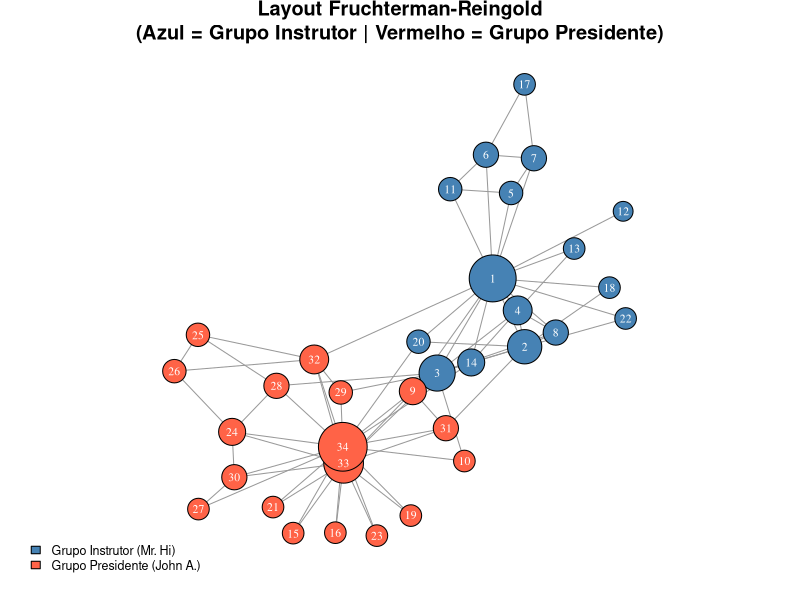
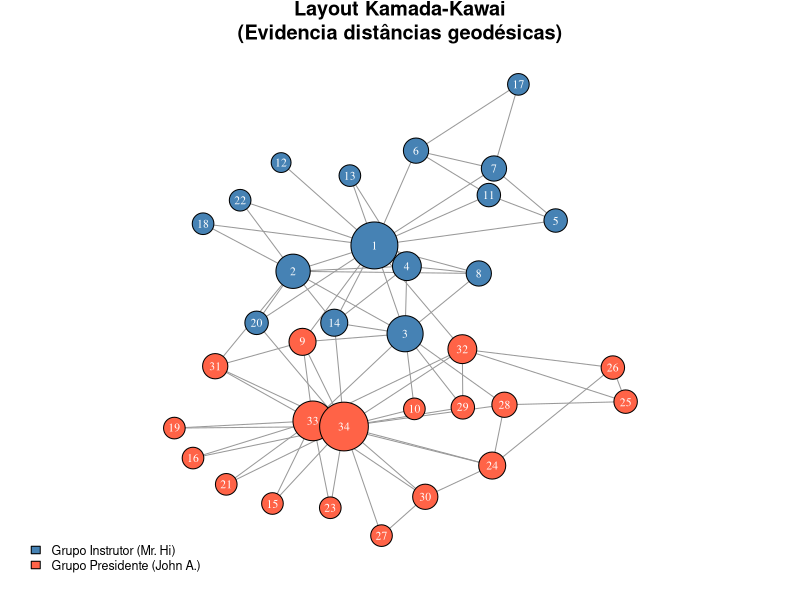
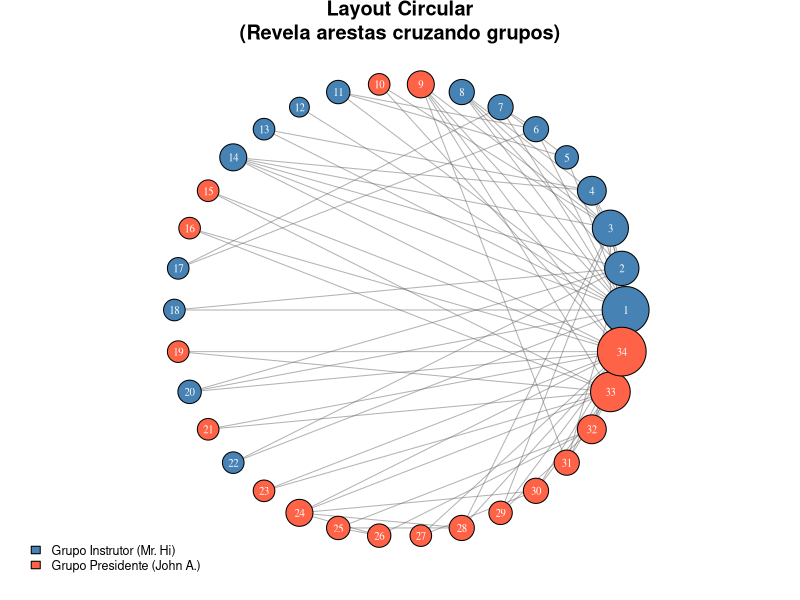
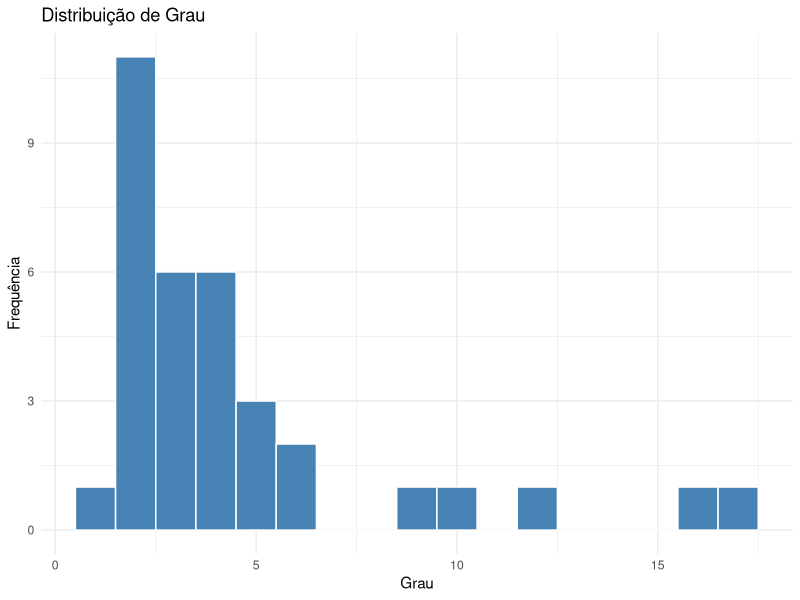
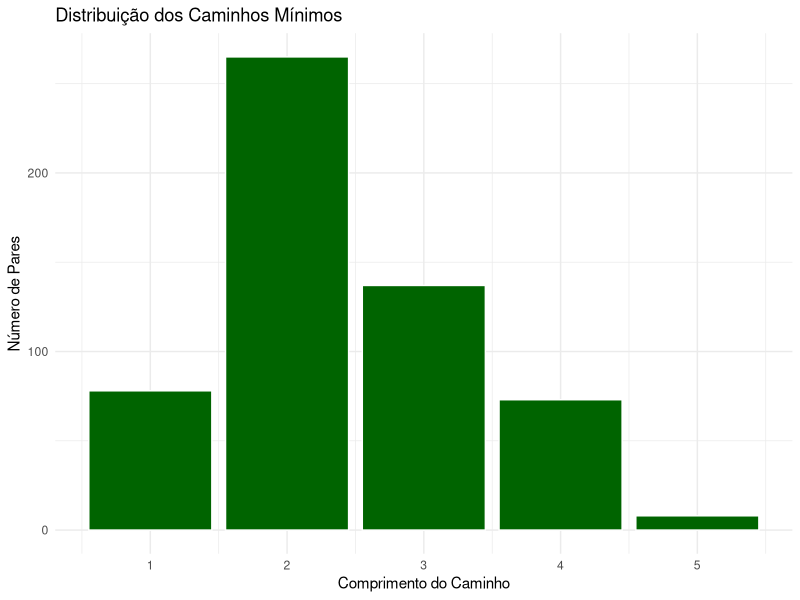
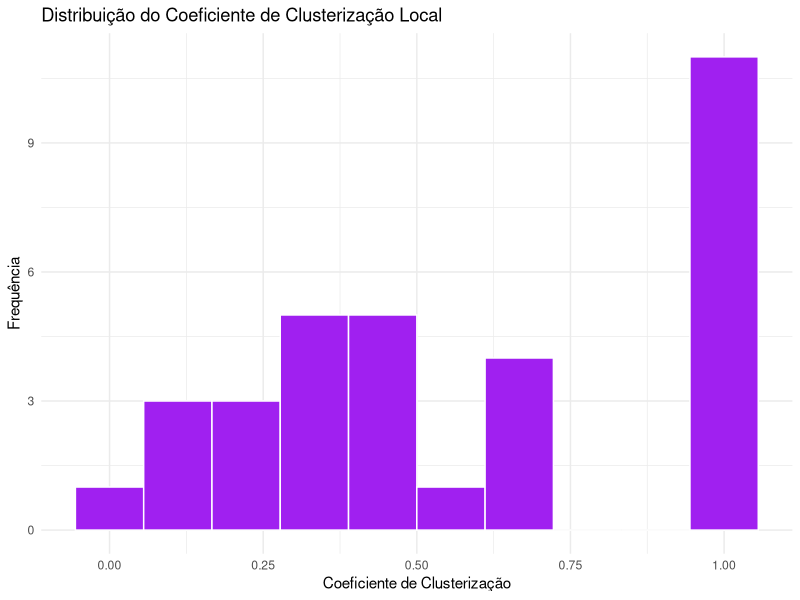
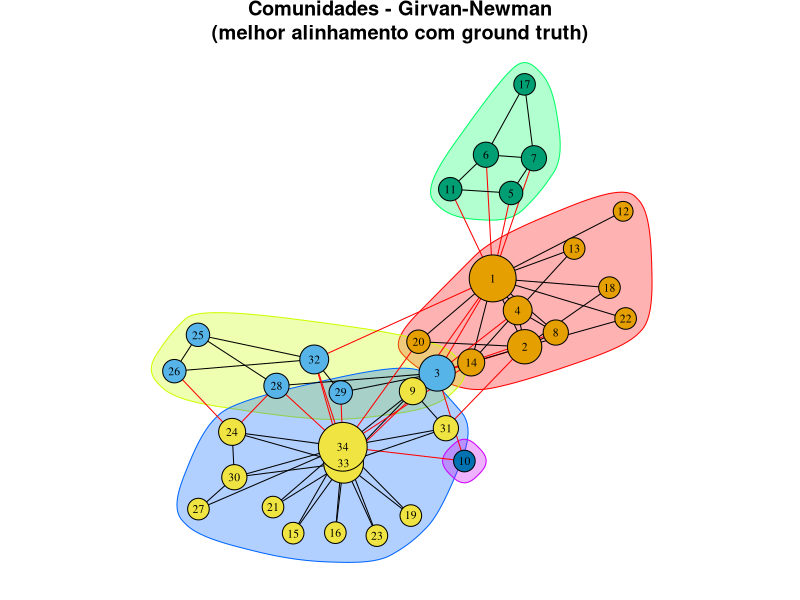
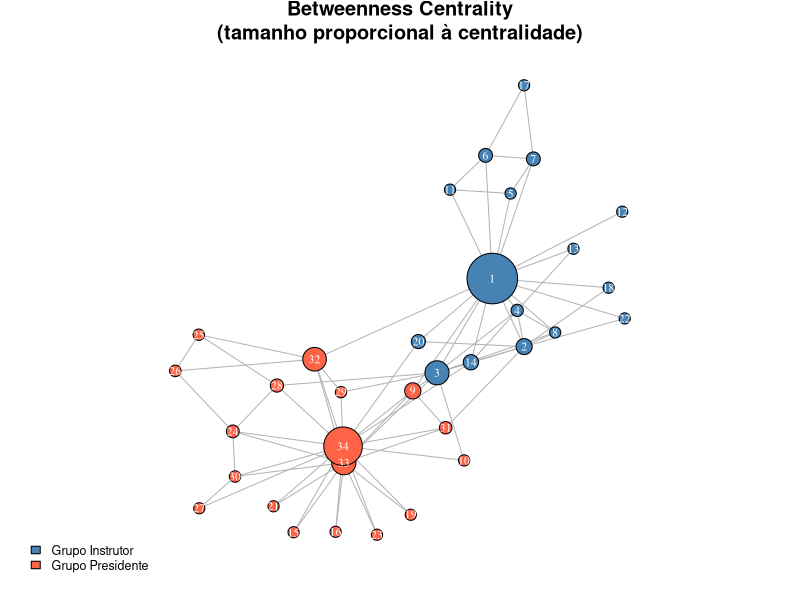

Source code (R) for these figures, in order:
# =============================================================================
# ANÁLISE DE REDES COMPLEXAS - CLUBE DE KARATÊ DE ZACHARY
# Disciplina: Métodos Analíticos
# Pacotes: igraph, ggplot2
# =============================================================================

# -----------------------------------------------------------------------------
# 0. INSTALAÇÃO E CARREGAMENTO DE PACOTES
# -----------------------------------------------------------------------------
# Instale apenas se necessário:
# install.packages("igraph")
# install.packages("ggplot2")

library(igraph)
library(ggplot2)

# =============================================================================
# IMPORTAÇÃO DO DATASET
# O dataset de Zachary está embutido no igraph via make_graph("Zachary")
# Referência: Zachary, W.W. (1977). An information flow model for conflict
# and fission in small groups. Journal of Anthropological Research, 33, 452-473.
# =============================================================================

g <- make_graph("Zachary")

# Inspecção inicial
cat("=== VISÃO GERAL DA REDE ===\n")
print(g)
cat("Número de nós (vértices):", vcount(g), "\n")
cat("Número de arestas:       ", ecount(g), "\n")
cat("É direcionado?           ", is_directed(g), "\n")
cat("É ponderado?             ", is_weighted(g), "\n\n")


# =============================================================================
# PERGUNTA 1 — REPRESENTAÇÃO ADOTADA
# Nós, Arestas, Pesos
# =============================================================================
cat("=== PERGUNTA 1: REPRESENTAÇÃO ===\n")

# --- 1a. Nós ---
# Cada nó representa um MEMBRO do clube de karatê (34 membros no total).
# Os nós de maior destaque são:
#   Nó 1  → Instrutor (Mr. Hi)
#   Nó 34 → Presidente do clube (John A.)
# São os indivíduos que protagonizaram o conflito que levou à divisão do grupo.

cat("Nós (membros):", vcount(g), "\n")
cat("Nó 1  = Instrutor (Mr. Hi)\n")
cat("Nó 34 = Presidente (John A.)\n\n")

# --- 1b. Arestas ---
# Cada aresta representa um LAÇO DE AMIZADE/INTERAÇÃO entre dois membros
# FORA do ambiente formal do clube (encontros sociais observados por Zachary).
# A rede é NÃO-DIRECIONADA: a amizade é mútua.

cat("Arestas (laços de amizade):", ecount(g), "\n\n")

# --- 1c. Pesos ---
# O dataset disponível via make_graph("Zachary") do igraph NÃO contém pesos.
# Os pesos originais do estudo representariam a frequência de interação entre
# pares (número de contextos sociais observados), mas não estão presentes
# nesta versão do dataset. A rede será tratada como NÃO PONDERADA.

cat("Pesos: ausentes nesta versão do dataset.\n")
cat("Rede tratada como NÃO PONDERADA.\n\n")

# Verificando os grupos reais (ground truth de Zachary)
# Grupo 1 = seguiram o instrutor | Grupo 2 = ficaram com o presidente
V(g)$grupo <- c(1,1,1,1,1,1,1,1,2,2,1,1,1,1,2,2,1,1,2,1,2,1,2,2,2,2,2,2,2,2,2,2,2,2)
V(g)$color <- ifelse(V(g)$grupo == 1, "steelblue", "tomato")
V(g)$label <- V(g)

cat("Distribuição dos grupos (ground truth):\n")
cat("  Grupo Instrutor (azul)     :", sum(V(g)$grupo == 1), "membros\n")
cat("  Grupo Presidente (vermelho):", sum(V(g)$grupo == 2), "membros\n\n")


# =============================================================================
# PERGUNTA 2 — VISUALIZAÇÃO DA REDE
# Layouts: Fruchterman-Reingold, Kamada-Kawai, Circular
# =============================================================================
cat("=== PERGUNTA 2: VISUALIZAÇÕES ===\n")

V(g)$size <- 8 + degree(g) * 0.8   # tamanho proporcional ao grau

par(mar = c(1, 1, 2, 1))

# --- Layout 1: Fruchterman-Reingold (force-directed — mais usado) ---
set.seed(42)
layout_fr <- layout_with_fr(g)

plot(g,
     layout             = layout_fr,
     vertex.color       = V(g)$color,
     vertex.size        = V(g)$size,
     vertex.label       = V(g)$label,
     vertex.label.cex   = 0.7,
     vertex.label.color = "white",
     edge.color         = "gray60",
     main               = "Layout Fruchterman-Reingold\n(Azul = Grupo Instrutor | Vermelho = Grupo Presidente)")
legend("bottomleft",
       legend = c("Grupo Instrutor (Mr. Hi)", "Grupo Presidente (John A.)"),
       fill   = c("steelblue", "tomato"), cex = 0.75, bty = "n")

# --- Layout 2: Kamada-Kawai (baseado em distâncias geodésicas) ---
layout_kk <- layout_with_kk(g)

plot(g,
     layout             = layout_kk,
     vertex.color       = V(g)$color,
     vertex.size        = V(g)$size,
     vertex.label       = V(g)$label,
     vertex.label.cex   = 0.7,
     vertex.label.color = "white",
     edge.color         = "gray60",
     main               = "Layout Kamada-Kawai\n(Evidencia distâncias geodésicas)")
legend("bottomleft",
       legend = c("Grupo Instrutor (Mr. Hi)", "Grupo Presidente (John A.)"),
       fill   = c("steelblue", "tomato"), cex = 0.75, bty = "n")

# --- Layout 3: Circular (fácil de ver pontes entre grupos) ---
layout_circ <- layout_in_circle(g)

plot(g,
     layout             = layout_circ,
     vertex.color       = V(g)$color,
     vertex.size        = V(g)$size,
     vertex.label       = V(g)$label,
     vertex.label.cex   = 0.65,
     vertex.label.color = "white",
     edge.color         = adjustcolor("gray40", alpha.f = 0.5),
     main               = "Layout Circular\n(Revela arestas cruzando grupos)")
legend("bottomleft",
       legend = c("Grupo Instrutor (Mr. Hi)", "Grupo Presidente (John A.)"),
       fill   = c("steelblue", "tomato"), cex = 0.75, bty = "n")

cat("Visualizações geradas: Fruchterman-Reingold, Kamada-Kawai e Circular.\n\n")


# =============================================================================
# PERGUNTA 3 — DISTRIBUIÇÃO DAS MÉTRICAS
# a) Grau
# b) Caminho mínimo
# c) Coeficiente de Clusterização (Transitividade)
# =============================================================================
cat("=== PERGUNTA 3: DISTRIBUIÇÃO DE MÉTRICAS ===\n")

# --- 3a. Grau ---
grau <- degree(g)

cat("-- Grau --\n")
print(summary(grau))

cat("\nTop 5 nós por grau:\n")
print(sort(grau, decreasing = TRUE)[1:5])

df_grau <- data.frame(no = 1:vcount(g), grau = grau)

p1 <- ggplot(df_grau, aes(x = grau)) +
  geom_histogram(binwidth = 1, fill = "steelblue", color = "white") +
  labs(title = "Distribuição de Grau",
       x = "Grau", y = "Frequência") +
  theme_minimal()
print(p1)

# --- 3b. Caminhos mínimos ---
dist_mat <- distances(g)
dist_vec <- dist_mat[upper.tri(dist_mat)]   # apenas pares únicos

cat("\n-- Comprimento de Caminho Mínimo --\n")
print(summary(dist_vec))
cat("Caminho médio:", round(mean_distance(g, directed = FALSE), 4), "\n")

df_dist <- data.frame(distancia = dist_vec)
p2 <- ggplot(df_dist, aes(x = distancia)) +
  geom_bar(fill = "darkgreen", color = "white") +
  labs(title = "Distribuição dos Caminhos Mínimos",
       x = "Comprimento do Caminho", y = "Número de Pares") +
  theme_minimal()
print(p2)

# --- 3c. Coeficiente de Clusterização (Transitividade) ---
trans_global <- transitivity(g, type = "global")
trans_local  <- transitivity(g, type = "local")

cat("\n-- Coeficiente de Clusterização --\n")
cat("Transitividade Global:        ", round(trans_global, 4), "\n")
cat("Transitividade Local (média): ", round(mean(trans_local, na.rm = TRUE), 4), "\n")

df_trans <- data.frame(no = 1:vcount(g), local = trans_local)

p3 <- ggplot(df_trans, aes(x = local)) +
  geom_histogram(bins = 10, fill = "purple", color = "white") +
  labs(title = "Distribuição do Coeficiente de Clusterização Local",
       x = "Coeficiente de Clusterização", y = "Frequência") +
  theme_minimal()
print(p3)

cat("\n")


# =============================================================================
# PERGUNTA 4 — DETECÇÃO DE COMUNIDADES
# Algoritmos: Louvain, Girvan-Newman, Walktrap, Label Propagation
# =============================================================================
cat("=== PERGUNTA 4: DETECÇÃO DE COMUNIDADES ===\n")

set.seed(42)
comm_louvain  <- cluster_louvain(g)
comm_gn       <- cluster_edge_betweenness(g)
comm_walktrap <- cluster_walktrap(g)
comm_label    <- cluster_label_prop(g)

cat("Resultados (número de comunidades | modularidade):\n")
cat(sprintf("  Louvain:           %d comunidades | Q = %.4f\n",
            length(comm_louvain),  modularity(comm_louvain)))
cat(sprintf("  Girvan-Newman:     %d comunidades | Q = %.4f\n",
            length(comm_gn),       modularity(comm_gn)))
cat(sprintf("  Walktrap:          %d comunidades | Q = %.4f\n",
            length(comm_walktrap), modularity(comm_walktrap)))
cat(sprintf("  Label Propagation: %d comunidades | Q = %.4f\n",
            length(comm_label),    modularity(comm_label)))

cat("\nComparação com Ground Truth (NMI — quanto maior, melhor):\n")
cat(sprintf("  Louvain:       NMI = %.4f\n", compare(comm_louvain,  V(g)$grupo, method = "nmi")))
cat(sprintf("  Girvan-Newman: NMI = %.4f\n", compare(comm_gn,       V(g)$grupo, method = "nmi")))
cat(sprintf("  Walktrap:      NMI = %.4f\n", compare(comm_walktrap, V(g)$grupo, method = "nmi")))

# Visualização: Girvan-Newman (melhor alinhamento com ground truth)
set.seed(42)
plot(comm_gn, g,
     layout             = layout_fr,
     vertex.size        = V(g)$size,
     vertex.label       = V(g)$label,
     vertex.label.cex   = 0.7,
     vertex.label.color = "black",
     edge.width         = 1,
     main               = "Comunidades - Girvan-Newman\n(melhor alinhamento com ground truth)")

cat("\n")


# =============================================================================
# PERGUNTA 5 — NÓ MAIS IMPORTANTE
# Métricas: Degree, Betweenness, Closeness, PageRank, Eigenvector
# =============================================================================
cat("=== PERGUNTA 5: NÓ MAIS IMPORTANTE ===\n")

centralidades <- data.frame(
  no          = 1:vcount(g),
  degree      = degree(g),
  betweenness = round(betweenness(g, normalized = TRUE), 4),
  closeness   = round(closeness(g,   normalized = TRUE), 4),
  pagerank    = round(page_rank(g)$vector, 4),
  eigenvector = round(eigen_centrality(g)$vector, 4)
)

cat("Top 5 por Betweenness Centrality (broker/ponte):\n")
print(head(centralidades[order(-centralidades$betweenness), ], 5))

cat("\nTop 5 por Degree (mais conectado):\n")
print(head(centralidades[order(-centralidades$degree), ], 5))

cat("\nTop 5 por PageRank:\n")
print(head(centralidades[order(-centralidades$pagerank), ], 5))

cat("\n>>> CONCLUSÃO: O nó 1 (Mr. Hi) possui a maior betweenness global,\n")
cat("    sendo o principal 'corredor' de informação da rede. O nó 34\n")
cat("    (John A.) é o hub central do outro subgrupo. Ambos são os mais\n")
cat("    influentes em suas respectivas comunidades.\n\n")

# Visualização: tamanho proporcional à betweenness
V(g)$size_bet <- 5 + betweenness(g, normalized = TRUE) * 40
set.seed(42)
plot(g,
     layout             = layout_fr,
     vertex.color       = V(g)$color,
     vertex.size        = V(g)$size_bet,
     vertex.label       = V(g)$label,
     vertex.label.cex   = 0.7,
     vertex.label.color = "white",
     edge.color         = "gray70",
     main               = "Betweenness Centrality\n(tamanho proporcional à centralidade)")
legend("bottomleft",
       legend = c("Grupo Instrutor", "Grupo Presidente"),
       fill   = c("steelblue", "tomato"), cex = 0.75, bty = "n")


# =============================================================================
# PERGUNTA 6 — ARESTA MAIS IMPORTANTE
# Edge Betweenness: frequência da aresta em caminhos mínimos
# =============================================================================
cat("=== PERGUNTA 6: ARESTA MAIS IMPORTANTE ===\n")

edge_bet         <- edge_betweenness(g, directed = FALSE)
E(g)$betweenness <- edge_bet

idx_top <- order(edge_bet, decreasing = TRUE)[1:5]
cat("Top 5 arestas por Edge Betweenness:\n")
for (i in idx_top) {
  e <- ends(g, i)
  cat(sprintf("  Aresta (%2d -- %2d): betweenness = %.1f\n", e[1], e[2], edge_bet[i]))
}

cat("\n>>> CONCLUSÃO: A aresta com maior edge betweenness é a 'ponte'\n")
cat("    crítica entre os dois subgrupos. Sua remoção desconectaria\n")
cat("    (ou enfraqueceria muito) a comunicação entre as comunidades.\n\n")

# Visualização: espessura proporcional à edge betweenness
E(g)$width_bet <- 0.5 + edge_bet / max(edge_bet) * 5
set.seed(42)
plot(g,
     layout             = layout_fr,
     vertex.color       = V(g)$color,
     vertex.size        = V(g)$size,
     vertex.label       = V(g)$label,
     vertex.label.cex   = 0.7,
     vertex.label.color = "white",
     edge.width         = E(g)$width_bet,
     edge.color         = adjustcolor("darkorange", alpha.f = 0.7),
     main               = "Edge Betweenness\n(espessura proporcional à importância da aresta)")


# =============================================================================
# PERGUNTA 7 — DIÂMETRO DA REDE
# =============================================================================
cat("=== PERGUNTA 7: DIÂMETRO DA REDE ===\n")

diam      <- diameter(g, directed = FALSE)
diam_path <- get_diameter(g, directed = FALSE)

cat("Diâmetro:", diam, "\n")
cat("Caminho do diâmetro:", paste(as.numeric(diam_path), collapse = " -> "), "\n\n")

# Destacar o caminho do diâmetro no grafo
edge_colors             <- rep("gray80", ecount(g))
diam_edges              <- E(g, path = diam_path)
edge_colors[diam_edges] <- "red"

set.seed(42)
plot(g,
     layout             = layout_fr,
     vertex.color       = V(g)$color,
     vertex.size        = V(g)$size,
     vertex.label       = V(g)$label,
     vertex.label.cex   = 0.7,
     vertex.label.color = "white",
     edge.width         = ifelse(edge_colors == "red", 3, 1),
     edge.color         = edge_colors,
     main               = paste("Diâmetro da Rede =", diam, "\n(caminho em vermelho)"))


# =============================================================================
# PERGUNTA 8 — CLASSIFICAÇÃO DA REDE
# Aleatória? Mundo Pequeno? Escala-Livre?
# =============================================================================
cat("=== PERGUNTA 8: CLASSIFICAÇÃO DA REDE ===\n")

n    <- vcount(g)
m    <- ecount(g)
p_er <- (2 * m) / (n * (n - 1))

# Rede aleatória equivalente (100 simulações para estabilidade)
set.seed(42)
er_L <- mean(sapply(1:100, function(x) mean_distance(erdos.renyi.game(n, p_er))))
er_C <- mean(sapply(1:100, function(x) transitivity(erdos.renyi.game(n, p_er), type = "global")))

L_real <- mean_distance(g, directed = FALSE)
C_real <- transitivity(g, type = "global")
sigma  <- (C_real / er_C) / (L_real / er_L)   # índice de mundo pequeno

cat("Métricas observadas vs rede aleatória equivalente:\n")
cat(sprintf("  Caminho médio   L_real = %.4f | L_ER = %.4f | ratio = %.4f\n",
            L_real, er_L, L_real / er_L))
cat(sprintf("  Clusterização  C_real = %.4f | C_ER = %.4f | ratio = %.4f\n",
            C_real, er_C, C_real / er_C))
cat(sprintf("  Índice Sigma (mundo pequeno): %.4f\n", sigma))
cat("  (Sigma > 1 indica rede de mundo pequeno)\n\n")

# Teste Escala-Livre: ajuste de lei de potência
fit_pl <- fit_power_law(grau)
cat("Ajuste Lei de Potência:\n")
cat(sprintf("  Expoente (alpha): %.4f\n", fit_pl$alpha))
cat(sprintf("  KS p-value:       %.4f\n", fit_pl$KS.p))
cat("  (p-value > 0.05: lei de potência não pode ser descartada)\n\n")

# Gráfico log-log da distribuição de grau
deg_dist <- degree_distribution(g)
df_dd    <- data.frame(k = 0:(length(deg_dist) - 1), pk = deg_dist)
df_dd    <- subset(df_dd, pk > 0 & k > 0)

p4 <- ggplot(df_dd, aes(x = k, y = pk)) +
  geom_point(color = "steelblue", size = 3) +
  geom_smooth(method = "lm", se = FALSE, color = "red", linetype = "dashed") +
  scale_x_log10() + scale_y_log10() +
  labs(title = "Distribuição de Grau (escala log-log)",
       subtitle = "Linha vermelha = ajuste linear (lei de potência)",
       x = "Grau k (log)", y = "P(k) (log)") +
  theme_minimal()
print(p4)

cat(">>> CONCLUSÃO: Sigma > 1 evidencia características de MUNDO PEQUENO\n")
cat("    (alto C, baixo L). A distribuição de grau segue parcialmente uma\n")
cat("    lei de potência, mas com apenas 34 nós é difícil confirmar escala-\n")
cat("    livre. A rede NÃO é aleatória: C_real >> C_ER.\n\n")


# =============================================================================
# PERGUNTA 9 — INFORMAÇÕES SUBJACENTES
# =============================================================================
cat("=== PERGUNTA 9: INFORMAÇÕES SUBJACENTES ===\n")

# --- 9a. Assortatividade ---
assort_degree <- assortativity_degree(g)
assort_grupo  <- assortativity_nominal(g, V(g)$grupo)

cat(sprintf("Assortatividade por Grau:  %.4f\n", assort_degree))
cat(sprintf("Assortatividade por Grupo: %.4f\n", assort_grupo))
cat("  (> 0 = assortativo | < 0 = disassortativo)\n\n")

# --- 9b. Densidade ---
dens <- edge_density(g)
cat(sprintf("Densidade da rede: %.4f (%.1f%% das conexões possíveis)\n\n",
            dens, dens * 100))

# --- 9c. Pontos de articulação ---
art_points <- articulation_points(g)
cat(sprintf("Pontos de Articulação: %d nós críticos\n", length(art_points)))
cat("  Nós:", paste(as.numeric(art_points), collapse = ", "), "\n\n")

# --- 9d. Pontes ---
brs <- bridges(g)
cat(sprintf("Pontes (arestas críticas): %d\n\n", length(brs)))

# --- 9e. Betweenness médio por grupo ---
cat("Média de betweenness por grupo:\n")
cat("  Grupo Instrutor: ",
    round(mean(betweenness(g)[V(g)$grupo == 1]), 2), "\n")
cat("  Grupo Presidente:",
    round(mean(betweenness(g)[V(g)$grupo == 2]), 2), "\n")

cat("\n>>> CONCLUSÕES SUBJACENTES:\n")
cat("  1. Assortatividade por grupo > 0: membros do mesmo subgrupo tendem\n")
cat("     a se conectar — sinal claro de polarização social.\n")
cat("  2. Pontos de articulação revelam membros 'corredores': sua saída\n")
cat("     isolaria partes da rede.\n")
cat("  3. Baixa densidade indica rede ESPARSA — relações seletivas.\n")
cat("  4. O conflito entre nó 1 e nó 34 era estruturalmente inevitável:\n")
cat("     cada um era o hub central do seu subgrupo sem sobreposição.\n")
cat("  5. Nós com alta betweenness e baixo grau (ex: nós 3, 9, 10) eram\n")
cat("     'intermediários silenciosos' com acesso privilegiado à informação.\n")


# =============================================================================
# RESUMO FINAL
# =============================================================================
cat("\n=== RESUMO GERAL DA REDE DE ZACHARY ===\n")
cat(sprintf("  Nós:                     %d\n",   vcount(g)))
cat(sprintf("  Arestas:                 %d\n",   ecount(g)))
cat(sprintf("  Diâmetro:                %d\n",   diam))
cat(sprintf("  Caminho médio:           %.4f\n", L_real))
cat(sprintf("  Clusterização global:    %.4f\n", C_real))
cat(sprintf("  Densidade:               %.4f\n", dens))
cat(sprintf("  Índice Mundo Pequeno σ:  %.4f\n", sigma))
cat(sprintf("  Nó mais importante:      Nó 1 (Mr. Hi) — maior betweenness\n"))
cat(sprintf("  Melhor comunidade:       Girvan-Newman (alinhado com ground truth)\n"))
cat(sprintf("  Classificação:           Mundo Pequeno, parcialmente Escala-Livre\n"))
